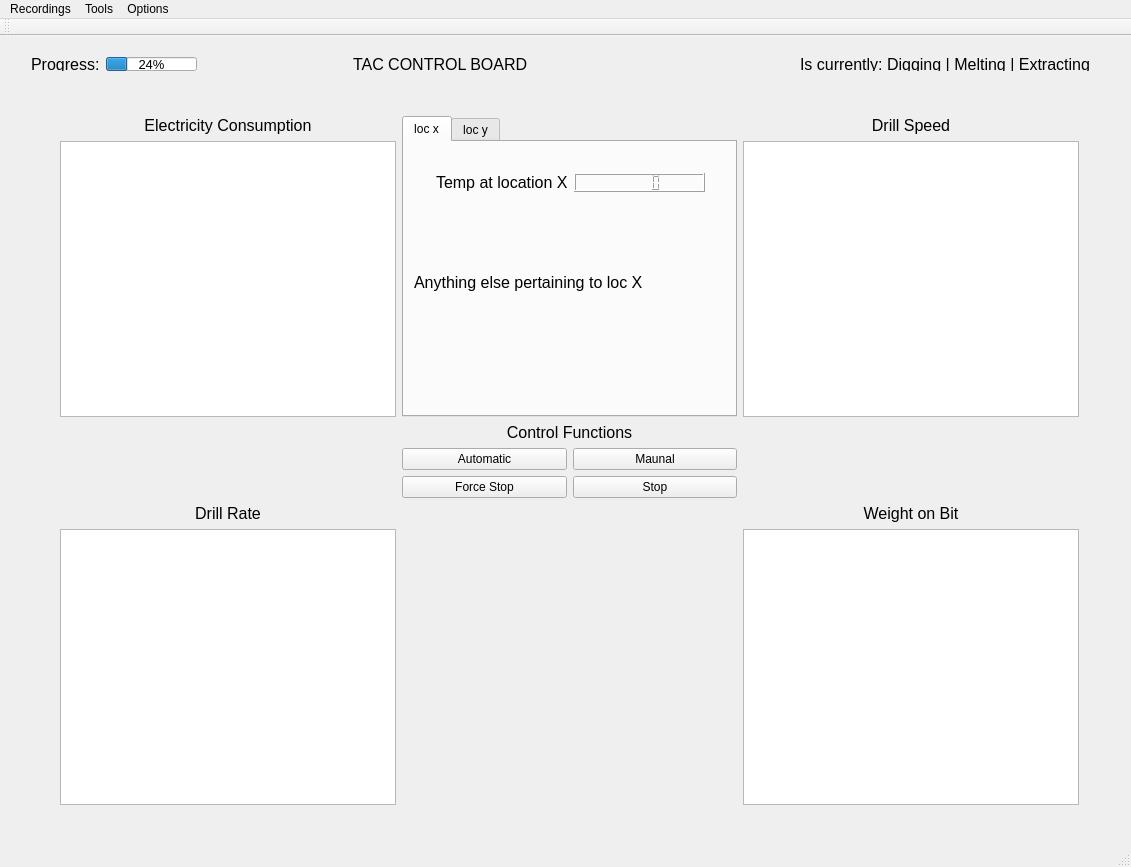
<?xml version="1.0" encoding="UTF-8"?>
<ui version="4.0">
 <class>MainWindow</class>
 <widget class="QMainWindow" name="MainWindow">
  <property name="geometry">
   <rect>
    <x>0</x>
    <y>0</y>
    <width>1131</width>
    <height>867</height>
   </rect>
  </property>
  <property name="windowTitle">
   <string>MainWindow</string>
  </property>
  <widget class="QWidget" name="centralWidget">
   <widget class="QStackedWidget" name="stackedWidget">
    <property name="geometry">
     <rect>
      <x>9</x>
      <y>59</y>
      <width>1101</width>
      <height>731</height>
     </rect>
    </property>
    <widget class="QWidget" name="page">
     <widget class="QWidget" name="layoutWidget">
      <property name="geometry">
       <rect>
        <x>40</x>
        <y>10</y>
        <width>1041</width>
        <height>711</height>
       </rect>
      </property>
      <layout class="QGridLayout" name="gridLayout_2">
       <item row="0" column="0">
        <layout class="QVBoxLayout" name="verticalLayout_4">
         <item>
          <widget class="QLabel" name="label_10">
           <property name="font">
            <font>
             <pointsize>12</pointsize>
            </font>
           </property>
           <property name="text">
            <string>Electricity Consumption</string>
           </property>
           <property name="alignment">
            <set>Qt::AlignCenter</set>
           </property>
          </widget>
         </item>
         <item>
          <widget class="QGraphicsView" name="graphicsView_4">
           <property name="maximumSize">
            <size>
             <width>340</width>
             <height>340</height>
            </size>
           </property>
          </widget>
         </item>
        </layout>
       </item>
       <item row="0" column="2">
        <layout class="QVBoxLayout" name="verticalLayout_2">
         <item>
          <widget class="QLabel" name="label_7">
           <property name="font">
            <font>
             <pointsize>12</pointsize>
            </font>
           </property>
           <property name="text">
            <string>Drill Speed</string>
           </property>
           <property name="alignment">
            <set>Qt::AlignCenter</set>
           </property>
          </widget>
         </item>
         <item>
          <widget class="QGraphicsView" name="graphicsView_2"/>
         </item>
        </layout>
       </item>
       <item row="2" column="2">
        <layout class="QVBoxLayout" name="verticalLayout">
         <item>
          <widget class="QLabel" name="label_6">
           <property name="font">
            <font>
             <pointsize>12</pointsize>
            </font>
           </property>
           <property name="text">
            <string>Weight on Bit</string>
           </property>
           <property name="alignment">
            <set>Qt::AlignCenter</set>
           </property>
          </widget>
         </item>
         <item>
          <widget class="QGraphicsView" name="graphicsView"/>
         </item>
        </layout>
       </item>
       <item row="2" column="0">
        <layout class="QVBoxLayout" name="verticalLayout_3">
         <item>
          <widget class="QLabel" name="label_8">
           <property name="font">
            <font>
             <pointsize>12</pointsize>
            </font>
           </property>
           <property name="text">
            <string>Drill Rate</string>
           </property>
           <property name="alignment">
            <set>Qt::AlignCenter</set>
           </property>
          </widget>
         </item>
         <item>
          <widget class="QGraphicsView" name="graphicsView_3"/>
         </item>
        </layout>
       </item>
       <item row="0" column="1">
        <widget class="QTabWidget" name="tabWidget">
         <property name="currentIndex">
          <number>0</number>
         </property>
         <widget class="QWidget" name="tab">
          <attribute name="title">
           <string>loc x</string>
          </attribute>
          <widget class="QLabel" name="label_5">
           <property name="geometry">
            <rect>
             <x>10</x>
             <y>100</y>
             <width>311</width>
             <height>81</height>
            </rect>
           </property>
           <property name="font">
            <font>
             <pointsize>12</pointsize>
            </font>
           </property>
           <property name="text">
            <string>Anything else pertaining to loc X</string>
           </property>
          </widget>
          <widget class="QWidget" name="layoutWidget">
           <property name="geometry">
            <rect>
             <x>21</x>
             <y>20</y>
             <width>291</width>
             <height>41</height>
            </rect>
           </property>
           <layout class="QHBoxLayout" name="horizontalLayout_3">
            <item>
             <widget class="QLabel" name="label_4">
              <property name="font">
               <font>
                <pointsize>12</pointsize>
               </font>
              </property>
              <property name="text">
               <string>Temp at location X</string>
              </property>
             </widget>
            </item>
            <item>
             <widget class="QLCDNumber" name="lcdNumber"/>
            </item>
           </layout>
          </widget>
         </widget>
         <widget class="QWidget" name="tab_2">
          <attribute name="title">
           <string>loc y</string>
          </attribute>
         </widget>
        </widget>
       </item>
       <item row="1" column="1">
        <layout class="QGridLayout" name="gridLayout">
         <item row="2" column="0">
          <widget class="QPushButton" name="pushButton_3">
           <property name="text">
            <string>Force Stop</string>
           </property>
          </widget>
         </item>
         <item row="1" column="1">
          <widget class="QPushButton" name="pushButton_2">
           <property name="text">
            <string>Maunal</string>
           </property>
          </widget>
         </item>
         <item row="1" column="0">
          <widget class="QPushButton" name="pushButton">
           <property name="text">
            <string>Automatic</string>
           </property>
          </widget>
         </item>
         <item row="2" column="1">
          <widget class="QPushButton" name="pushButton_4">
           <property name="text">
            <string>Stop</string>
           </property>
          </widget>
         </item>
         <item row="0" column="0" colspan="2">
          <widget class="QLabel" name="label_9">
           <property name="font">
            <font>
             <pointsize>12</pointsize>
            </font>
           </property>
           <property name="text">
            <string>Control Functions</string>
           </property>
           <property name="alignment">
            <set>Qt::AlignCenter</set>
           </property>
          </widget>
         </item>
        </layout>
       </item>
      </layout>
     </widget>
    </widget>
    <widget class="QWidget" name="page_2"/>
   </widget>
   <widget class="QWidget" name="layoutWidget">
    <property name="geometry">
     <rect>
      <x>20</x>
      <y>10</y>
      <width>1081</width>
      <height>36</height>
     </rect>
    </property>
    <layout class="QHBoxLayout" name="horizontalLayout_2">
     <item>
      <layout class="QHBoxLayout" name="horizontalLayout">
       <item>
        <widget class="QLabel" name="label">
         <property name="font">
          <font>
           <pointsize>12</pointsize>
          </font>
         </property>
         <property name="text">
          <string>Progress:</string>
         </property>
        </widget>
       </item>
       <item>
        <widget class="QProgressBar" name="progressBar">
         <property name="font">
          <font>
           <pointsize>10</pointsize>
          </font>
         </property>
         <property name="value">
          <number>24</number>
         </property>
        </widget>
       </item>
       <item>
        <spacer name="horizontalSpacer">
         <property name="orientation">
          <enum>Qt::Horizontal</enum>
         </property>
         <property name="sizeHint" stdset="0">
          <size>
           <width>150</width>
           <height>30</height>
          </size>
         </property>
        </spacer>
       </item>
       <item>
        <widget class="QLabel" name="label_3">
         <property name="font">
          <font>
           <pointsize>12</pointsize>
          </font>
         </property>
         <property name="text">
          <string>TAC CONTROL BOARD</string>
         </property>
        </widget>
       </item>
      </layout>
     </item>
     <item>
      <spacer name="horizontalSpacer_2">
       <property name="orientation">
        <enum>Qt::Horizontal</enum>
       </property>
       <property name="sizeHint" stdset="0">
        <size>
         <width>40</width>
         <height>20</height>
        </size>
       </property>
      </spacer>
     </item>
     <item>
      <widget class="QLabel" name="label_2">
       <property name="font">
        <font>
         <pointsize>12</pointsize>
        </font>
       </property>
       <property name="text">
        <string>Is currently: Digging | Melting | Extracting</string>
       </property>
      </widget>
     </item>
    </layout>
   </widget>
  </widget>
  <widget class="QMenuBar" name="menuBar">
   <property name="geometry">
    <rect>
     <x>0</x>
     <y>0</y>
     <width>1131</width>
     <height>26</height>
    </rect>
   </property>
   <widget class="QMenu" name="menuRestart">
    <property name="title">
     <string>Options</string>
    </property>
   </widget>
   <widget class="QMenu" name="menuTools">
    <property name="title">
     <string>Tools</string>
    </property>
   </widget>
   <widget class="QMenu" name="menuRecordings">
    <property name="title">
     <string>Recordings</string>
    </property>
   </widget>
   <addaction name="menuRecordings"/>
   <addaction name="menuTools"/>
   <addaction name="menuRestart"/>
  </widget>
  <widget class="QToolBar" name="mainToolBar">
   <attribute name="toolBarArea">
    <enum>TopToolBarArea</enum>
   </attribute>
   <attribute name="toolBarBreak">
    <bool>false</bool>
   </attribute>
  </widget>
  <widget class="QStatusBar" name="statusBar"/>
 </widget>
 <layoutdefault spacing="6" margin="11"/>
 <resources/>
 <connections/>
</ui>
